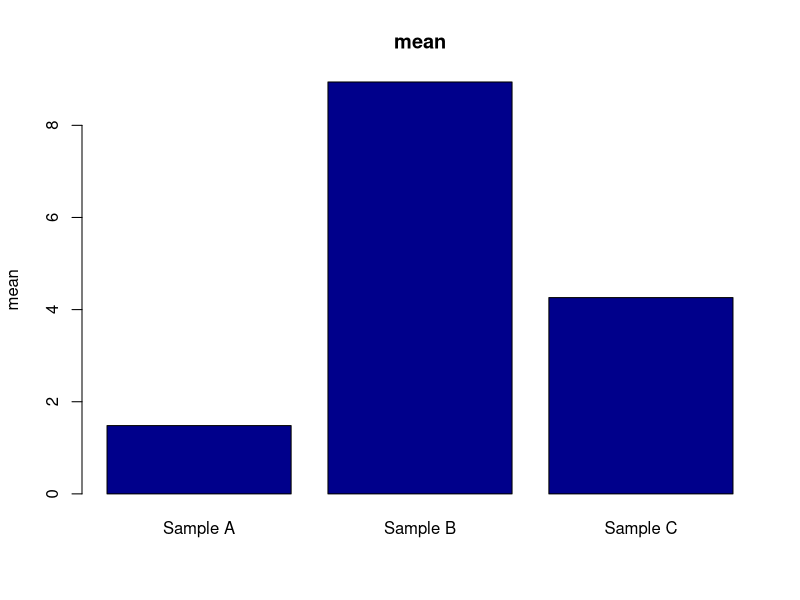
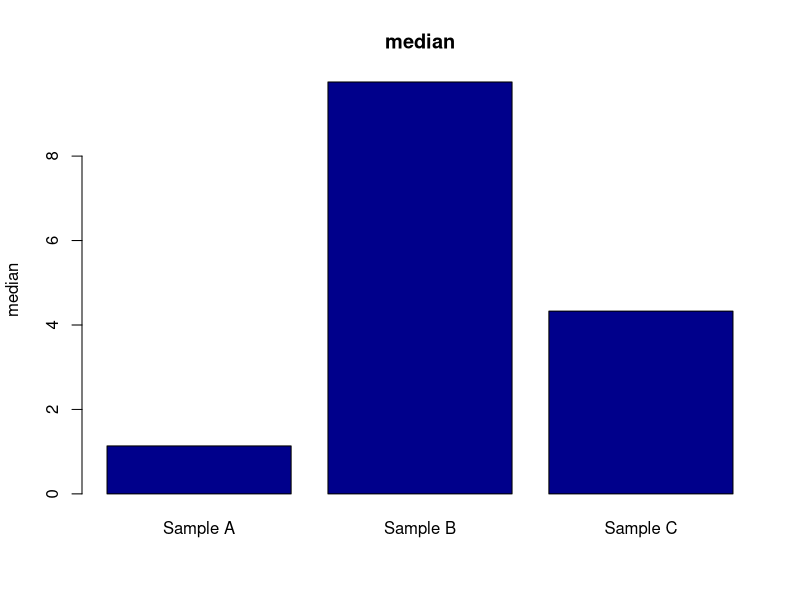
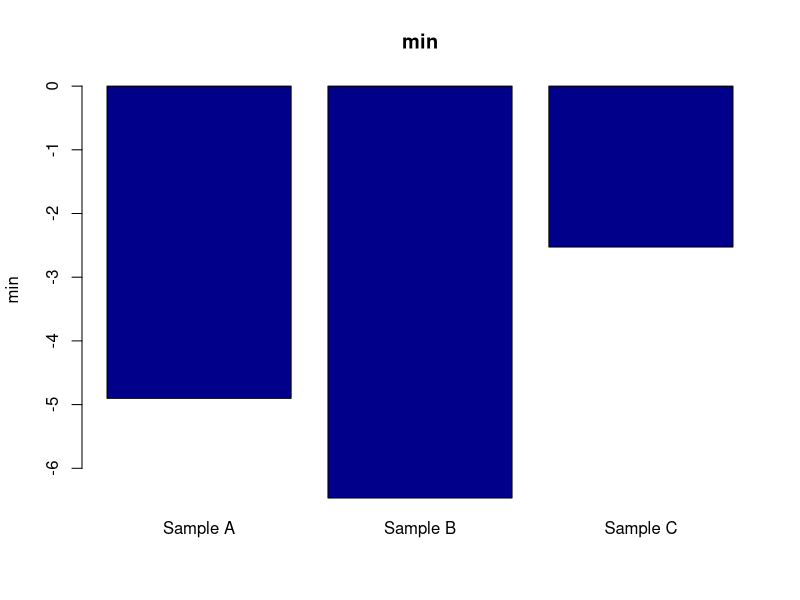
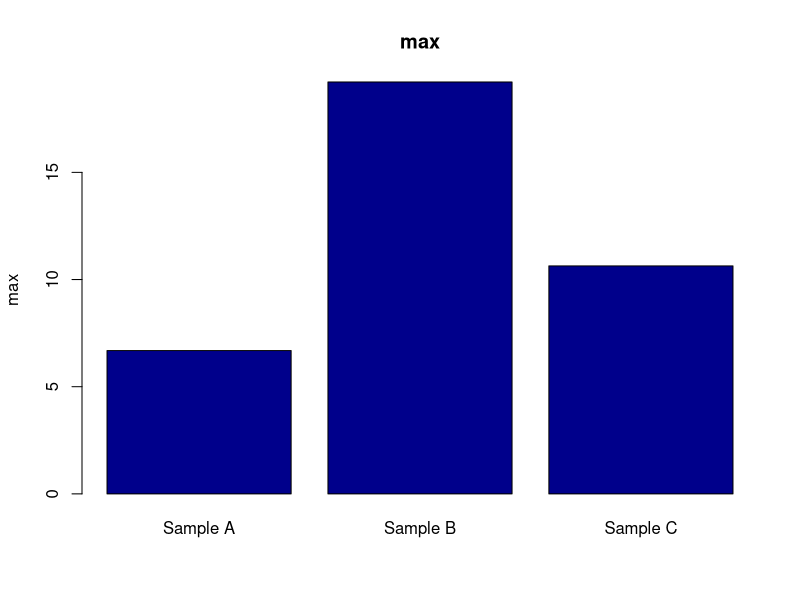

Source code (R) for these figures, in order: (Note: this script raises an error after producing the figures.)
generate_two_samples <- function(seed=1, params=NULL) {

    set.seed(seed)
    results_ok <- FALSE

    while(!results_ok) {

        sample1_size <- sample(c(10,20,30,40,50),1)
        sample2_size <- sample(c(10,20,30,40,50),1)

        if (is.null(params)) {
            sample1_mean <- runif(1, min=0, max=10)
            sample2_mean <- runif(1, min=0, max=10)

            distribution_type <- sample(c("poisson","exponential","normal"),1,prob=c(0.3,0.2,0.5))
        } else {
            distribution_type <- params$distribution

            sample1_mean <- params$means[1]
            sample2_mean <- params$means[2]
        }

        switch (distribution_type,
                "poisson"={
                    sample1 <- rpois(sample1_size, sample1_mean)
                    sample2 <- rpois(sample2_size, sample2_mean)
                },
                "exponential"={
                    sample1 <- rexp(sample1_size, 1/sample1_mean)
                    sample2 <- rexp(sample2_size, 1/sample2_mean)
                },
                "normal"={
                    sample1_sd <- runif(1, min=1, max=10)
                    sample2_sd <- runif(1, min=1, max=10)

                    sample1 <- rnorm(sample1_size, sample1_mean, sample1_sd)
                    sample2 <- rnorm(sample2_size, sample2_mean, sample2_sd)
                }
        )

        scale <- mean(abs(c(mean(sample1), mean(sample2))))

        mean_diff_prop <- abs(mean(sample1) - mean(sample2))/scale
        median_diff_prop <- abs(median(sample1) - median(sample2))/scale
        min_diff_prop <- abs(min(sample1) - min(sample2))/scale
        max_diff_prop <- abs(max(sample1) - max(sample2))/scale

        diffs <- c(mean_diff_prop, median_diff_prop, min_diff_prop, max_diff_prop)

        if (all(diffs == 0 | diffs > 1)) {
            results_ok <- TRUE
        } else {
            seed <- seed+1
            set.seed(seed)
        }
    }

    list(sample1=sample1, sample2=sample2)
}

generate_two_sample_question <- function(samples, stat="mean") {

    sample1 <- samples$sample1
    sample2 <- samples$sample2

    values <- switch(stat,
                     "mean"=c(mean(sample1),mean(sample2)),
                     "median"=c(median(sample1),median(sample2)),
                     "min"=c(min(sample1),min(sample2)),
                     "max"=c(max(sample1),max(sample2)))

    question <- paste0("Which of the samples has a higher ",stat,"?")
    if (values[1] == values[2]) {
        answer <- paste0("Both have the same ",stat)
        distractors <- c("Sample A","Sample B")
    } else {
        answer <- c("Sample A", "Sample B")[which.max(values)]
        distractors <- c(paste0("Both have the same ",stat),
                         c("Sample A", "Sample B")[which.min(values)])
    }

    list(question=question, answer=answer, distractors=distractors)
}

generate_two_sample_question_set <- function(samples) {
    questions <- rep(NA,4)
    answers <- rep(NA,4)
    distractors <- matrix(rep(NA,8),nrow=4)

    stats <- sample(c("mean","median","min","max"),4)

    for (i in 1:4) {
        stat <- stats[i]
        generated_question <- generate_two_sample_question(samples, stat)
        questions[i] <- generated_question$question
        answers[i] <- generated_question$answer
        distractors[i,] <- generated_question$distractors
    }

    display = "There are two samples, A and B. The plots show the mean, median, minimum and maximum of the two samples. Use the plots to answer the following questions."

    list(display=display, questions=questions, answers=cbind(answers,distractors))
}

plot_stats_two_samples <- function(samples) {
    barplot(c(mean(samples$sample1), mean(samples$sample2)), main="Mean",
            names.arg=c("Sample A", "Sample B"), ylab="Mean", col="darkblue")
    barplot(c(median(samples$sample1), median(samples$sample2)), main="Median",
            names.arg=c("Sample A", "Sample B"), ylab="Median", col="darkblue")
    barplot(c(min(samples$sample1), min(samples$sample2)), main="Minimum value",
            names.arg=c("Sample A", "Sample B"), ylab="Minimum", col="darkblue")
    barplot(c(max(samples$sample1), max(samples$sample2)), main="Maximum value",
            names.arg=c("Sample A", "Sample B"), ylab="Maximum", col="darkblue")
}

generate_samples <- function(seed=1, num=2, params=NULL) {

    set.seed(seed)
    results_ok <- FALSE

    while(!results_ok) {
        if (is.null(params)) {
            means <- runif(num, min=0, max=10)
            SDs <- runif(num, min=1, max=10)

            distribution_type <- sample(c("poisson","exponential","normal"),1,prob=c(0.3,0.2,0.5))
        } else {
            num <- length(params$means)
            distribution_type <- params$distribution
            means <- params$means
            SDs <- params$SDs
        }

        sizes <- sample(seq(10,50,10),num)

        switch (distribution_type,
                "poisson"={
                    samples <- mapply(rpois, sizes, means)
                },
                "exponential"={
                    samples <- mapply(rexp, sizes, 1/means)
                },
                "normal"={
                    samples <- mapply(rnorm, sizes, means, SDs)
                }
        )

        scale <- mean(abs(unlist(lapply(samples, mean))))/4

        for (stat in c("mean","median","min","max")) {
            stat_vals <- unlist(lapply(samples, stat))

            diffs_mat <- outer(stat_vals, stat_vals, "-")

            ## Find all diffs of pairs of different samples
            diffs <- abs(diffs_mat[upper.tri(diffs_mat, diag=FALSE)])

            if (all(diffs > 1)) {
                if (stat == "max") results_ok <- TRUE
            } else {
                seed <- seed+1
                set.seed(seed)
                break
            }
        }
    }

    samples
}

generate_sample_question <- function(samples, stat="mean") {
    num <- length(samples)

    stat_vals <- unlist(lapply(samples, stat))

    question <- paste0("Which of the samples has the highest ",stat,"?")

    answer <- paste("Sample",LETTERS[1:num])[which.max(stat_vals)]
    distractors <- paste("Sample",LETTERS[1:num])[-which.max(stat_vals)]

    list(question=question, answer=answer, distractors=distractors)
}

generate_sample_question_set <- function(samples) {
    num <- length(samples)

    questions <- rep(NA,4)
    answers <- rep(NA,4)
    distractors <- matrix(rep(NA,4*(num-1)),nrow=4)

    stats <- sample(c("mean","median","min","max"),4)

    for (i in 1:4) {
        stat <- stats[i]
        generated_question <- generate_sample_question(samples, stat)
        questions[i] <- generated_question$question
        answers[i] <- generated_question$answer
        distractors[i,] <- generated_question$distractors
    }

    display <- paste("There are",num,"samples. The plots show the means, medians, minima and maxima of the samples. Use the plots to answer the following questions.")

    list(display=display, questions=questions, answers=cbind(answers,distractors))
}

plot_stats_samples <- function(samples) {
    num <- length(samples)
    for (stat in c("mean","median","min","max")) {
        stat_vals <- unlist(lapply(samples, stat))

        barplot(stat_vals, names.arg=paste("Sample",LETTERS[1:num]),
                main=stat, ylab=stat, col="darkblue")
    }
}

show_questions <- function(generated) {
    print(generated$display)
    for (i in 1:nrow(generated$answers)) {
        # displayed_answers <- sample(unlist(generated$answers[i,]),ncol(generated$answers))
        displayed_answers <- sort(unlist(generated$answers[i,]))
        user_response <- menu(displayed_answers,title=generated$questions[i])
        if (displayed_answers[user_response] == generated$answers[i,1]) {
            print("Yes! Correct answer.")
        } else {
            print("No, wrong answer.")
        }
    }
}

samples <- generate_samples(1, 3)
generated <- generate_sample_question_set(samples)
plot_stats_samples(samples)
show_questions(generated)
